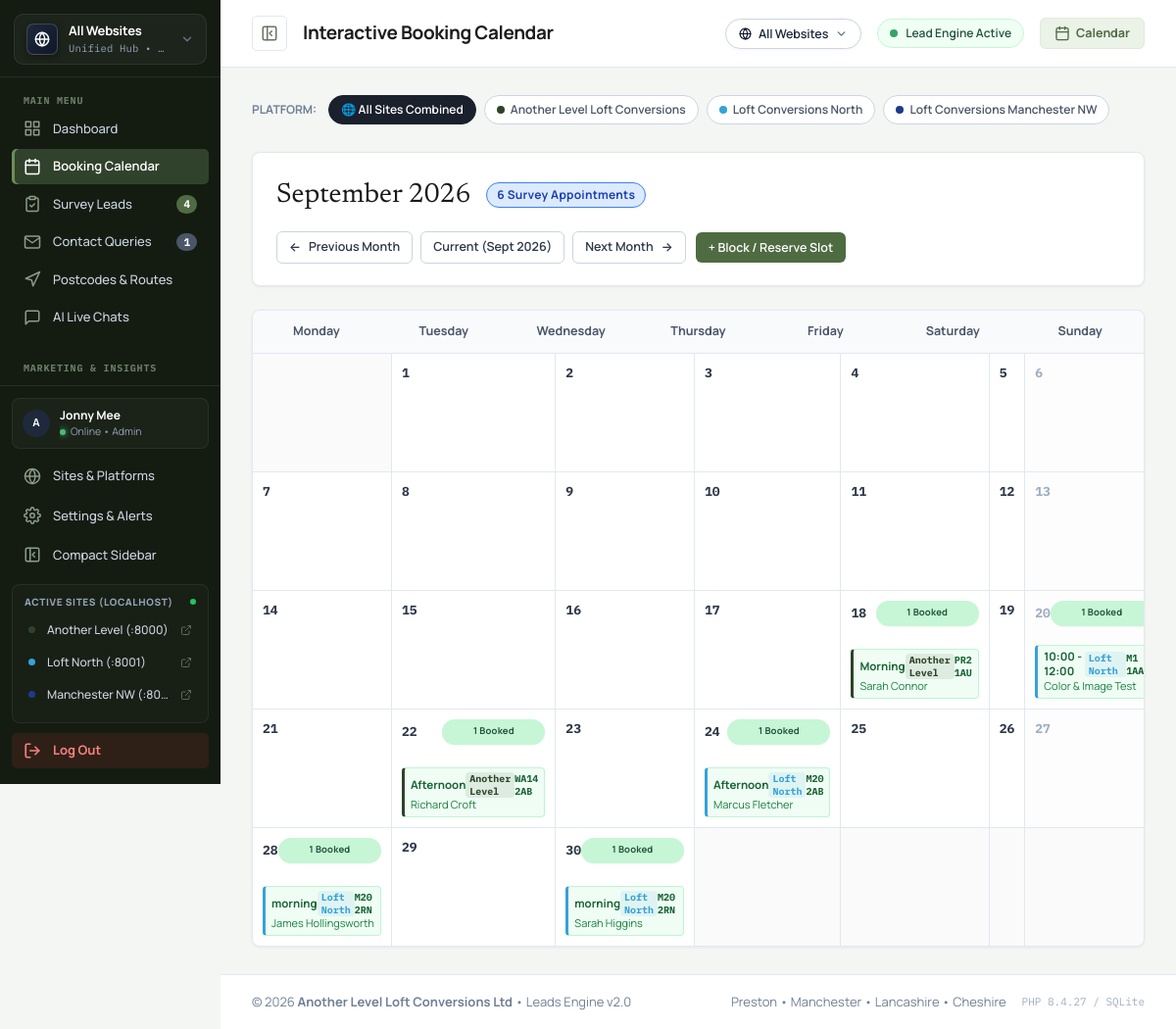
The page /panel/calendar.php (signed in) on the database its author committed.
### tables this page shows
CREATE TABLE sites (
                id INTEGER PRIMARY KEY AUTOINCREMENT,
                site_key TEXT UNIQUE NOT NULL,
                name TEXT NOT NULL,
                short_name TEXT NOT NULL,
                color TEXT NOT NULL,
                badge_bg TEXT NOT NULL,
                domain TEXT,
                phone TEXT,
                email TEXT,
                is_active INTEGER DEFAULT 1,
                created_at DATETIME DEFAULT CURRENT_TIMESTAMP
            );

CREATE TABLE bookings (
            id INTEGER PRIMARY KEY AUTOINCREMENT,
            reference_id TEXT UNIQUE NOT NULL,
            property_type TEXT,
            postcode TEXT,
            address TEXT,
            loft_height TEXT,
            preferred_date TEXT NOT NULL,
            preferred_slot TEXT NOT NULL,
            name TEXT NOT NULL,
            phone TEXT NOT NULL,
            email TEXT,
            status TEXT DEFAULT 'New',
            internal_notes TEXT,
            source_page TEXT,
            ip_address TEXT,
            device_type TEXT,
            browser TEXT,
            location_city TEXT,
            referrer TEXT,
            created_at DATETIME DEFAULT CURRENT_TIMESTAMP,
            updated_at DATETIME DEFAULT CURRENT_TIMESTAMP
        , site_id INTEGER DEFAULT 1);

### panel/calendar.php (the view, shortened to what the rows shown need)
<?php
require_once __DIR__ . '/includes/auth.php';
require_once __DIR__ . '/includes/sites.php';
$siteFilter = buildSiteFilterSql('site_id', 'AND');
$selectedYear  = isset($_GET['year']) ? (int)$_GET['year'] : 2026;
$selectedMonth = isset($_GET['month']) ? (int)$_GET['month'] : 9;
$monthStr = sprintf('%04d-%02d', $selectedYear, $selectedMonth);
$monthName = date('F Y', strtotime("{$selectedYear}-{$selectedMonth}-01"));
$calSql = "
    SELECT * FROM bookings
    WHERE preferred_date LIKE ?
      AND LOWER(status) NOT IN ('cancelled', 'lost', 'spam')
      " . $siteFilter['clause'] . "
    ORDER BY preferred_date ASC, preferred_slot ASC
";
$stmt = $db->prepare($calSql);
$calParams = array_merge(["{$monthStr}%"], $siteFilter['params']);
$stmt->execute($calParams);
$monthBookings = $stmt->fetchAll(PDO::FETCH_ASSOC);
$bookingsByDate = [];
foreach ($monthBookings as $b) {
    $d = $b['preferred_date'];
    if (!isset($bookingsByDate[$d])) {
        $bookingsByDate[$d] = [];
    }
    $bookingsByDate[$d][] = $b;
}
$daysInMonth = cal_days_in_month(CAL_GREGORIAN, $selectedMonth, $selectedYear);
$pageTitle = "Interactive Booking Calendar";
require_once __DIR__ . '/includes/header.php';
?>
<div class="calendar-admin-wrap">
  <div class="site-tabs-bar" style="display:flex;align-items:center;gap:8px;overflow-x:auto;padding-bottom:12px;margin-bottom:16px">
    <?php foreach (getAllSites() as $st): $isActiveSt = (!$isAllSites && $activeSite && $activeSite['id'] == $st['id']); ?>
      <a href="?switch_site=<?php echo $st['id']; ?>&year=<?php echo $selectedYear; ?>&month=<?php echo $selectedMonth; ?>" class="site-tab-pill <?php echo $isActiveSt ? 'active' : ''; ?>" style="text-decoration:none;padding:5px 12px;border-radius:20px;font-size:12px;font-weight:600;display:inline-flex;align-items:center;gap:6px;border:1px solid <?php echo $isActiveSt ? $st['color'] : '#CBD5E1'; ?>;background:<?php echo $isActiveSt ? $st['color'] : '#FFFFFF'; ?>;color:<?php echo $isActiveSt ? '#FFFFFF' : '#4A5568'; ?>">
        <span style="width:8px;height:8px;border-radius:50%;background:<?php echo $isActiveSt ? '#FFFFFF' : $st['color']; ?>;display:inline-block"></span>
        <span><?php echo htmlspecialchars($st['name']); ?></span>
      </a>
    <?php endforeach; ?>
  </div>
  <div class="panel-card calendar-header-card">
    <div class="calendar-header-flex">
      <div class="calendar-title-box">
        <h2 class="calendar-month-title">
          <?php echo htmlspecialchars($monthName); ?>
        </h2>
      </div>
    </div>
  </div>
  <div class="panel-card calendar-grid-card">
    <div class="calendar-days-grid">
      <?php
      for ($day = 1; $day <= $daysInMonth; $day++) {
          $dateFormatted = sprintf('%04d-%02d-%02d', $selectedYear, $selectedMonth, $day);
          $dayOfWeek = (int)date('N', strtotime($dateFormatted));
          $isSunday = ($dayOfWeek === 7);
          $dayBookings = $bookingsByDate[$dateFormatted] ?? [];
          $slotCount = count($dayBookings);
          $isFull = ($slotCount >= 3);
          ?>
          <div
            class="cal-day-cell <?php echo $isSunday ? 'cal-day-sunday' : ''; ?> <?php echo $slotCount > 0 ? 'has-bookings' : ''; ?>"
            <?php if ($slotCount > 0): ?>
            onclick="handleDayCellClick(<?php echo htmlspecialchars(json_encode($dayBookings)); ?>)"
            title="<?php echo $slotCount; ?> appointment(s) - Click to view details"
            <?php endif; ?>
          >
            <div class="cal-day-top">
              <span class="cal-day-number">
                <?php echo $day; ?>
              </span>
              <?php if ($isFull): ?>
                <span class="badge cal-badge-full">FULL</span>
              <?php elseif ($slotCount > 0): ?>
                <span class="badge cal-badge-booked">
                  <span class="booked-full"><?php echo $slotCount; ?> booked</span>
                </span>
              <?php endif; ?>
            </div>
            <div class="cal-bookings-list">
              <?php foreach ($dayBookings as $bk): ?>
                <?php
                  $bSiteId = (int)($bk['site_id'] ?? 1);
                  $bSite = getSiteById($bSiteId);
                  $bColor = $bSite ? $bSite['color'] : '#2D4428';
                  $bShort = $bSite ? $bSite['short_name'] : 'AL';
                ?>
                <div
                  class="cal-lead-pill"
                  style="border-left: 3.5px solid <?php echo htmlspecialchars($bColor); ?>"
                  onclick="event.stopPropagation(); viewBookingDetails(<?php echo htmlspecialchars(json_encode($bk)); ?>)"
                  title="<?php echo htmlspecialchars($bSite ? $bSite['name'] : 'Site'); ?> - <?php echo htmlspecialchars($bk['name']); ?>"
                >
                  <div class="cal-lead-slot-row">
                    <span class="cal-lead-slot"><?php echo htmlspecialchars($bk['preferred_slot']); ?></span>
                    <span class="mono-badge" style="font-size:10px;padding:0 4px;background:<?php echo htmlspecialchars($bColor); ?>18;color:<?php echo htmlspecialchars($bColor); ?>;border-color:<?php echo htmlspecialchars($bColor); ?>40;font-weight:700"><?php echo htmlspecialchars($bShort); ?></span>
                    <span class="cal-lead-postcode"><?php echo htmlspecialchars($bk['postcode']); ?></span>
                  </div>
                  <div class="cal-lead-name">
                    <?php echo htmlspecialchars($bk['name']); ?>
                  </div>
                </div>
              <?php endforeach; ?>
            </div>
          </div>
          <?php
      }
      ?>
    </div>
  </div>
</div>
<?php require_once __DIR__ . '/includes/footer.php'; ?>

### panel/includes/header.php (shortened to what the rows shown need)
<?php
require_once __DIR__ . '/auth.php';
require_once __DIR__ . '/sites.php';
$currentUser = getCurrentUser();
$allSitesList = getAllSites();
$isAllSites = isAllSitesMode();
?>
<!DOCTYPE html>
<html lang="en">
<head>
  <link rel="stylesheet" href="css/panel.css?v=<?php echo time(); ?>">
</head>
<body class="panel-body">
<div class="panel-wrapper">
  <aside class="panel-sidebar" id="panelSidebar">
    <div class="sidebar-footer">
      <div class="sidebar-user-mini" style="display:flex;align-items:center;gap:10px;padding:8px 10px;margin-bottom:8px;border-radius:8px;background:rgba(255,255,255,0.03);border:1px solid rgba(255,255,255,0.06);">
        <div class="user-avatar" style="width:28px;height:28px;font-size:11px;background:#1E293B;color:#FFFFFF;border-radius:50%;display:flex;align-items:center;justify-content:center;font-weight:700;flex-shrink:0;">
          <?php echo strtoupper(substr($currentUser['username'] ?? 'J', 0, 1)); ?>
        </div>
        <div style="flex:1;min-width:0;overflow:hidden">
          <div style="font-size:12px;font-weight:700;color:#FFFFFF;white-space:nowrap;overflow:hidden;text-overflow:ellipsis">
            <?php echo htmlspecialchars($currentUser['full_name'] ?? 'Jonny Mee'); ?>
          </div>
          <div style="font-size:10.5px;color:#94A3B8;display:flex;align-items:center;gap:5px">
            <span class="status-dot-green"></span> Online &bull; Admin
          </div>
        </div>
      </div>
      <div class="sidebar-live-sites-wrap" style="margin: 8px 0 4px; padding: 10px 8px; border-radius: 8px; background: rgba(255,255,255,0.02); border: 1px solid rgba(255,255,255,0.06);">
        <?php foreach ($allSitesList as $sItem):
          $sPort = 8000 + ((int)$sItem['id'] - 1);
          $sUrl = getSitePageUrl($sItem['id'], '/');
        ?>
          <a href="<?php echo htmlspecialchars($sUrl); ?>" target="_blank" rel="noopener" class="nav-link" title="Open <?php echo htmlspecialchars($sItem['name']); ?> (Port <?php echo $sPort; ?>)" style="color:#CBD5E1;font-size:12px;padding:6px 8px;margin-bottom:3px">
            <span style="width:7px;height:7px;border-radius:50%;background:<?php echo htmlspecialchars($sItem['color']); ?>;display:inline-block;flex-shrink:0;"></span>
            <span style="overflow:hidden;text-overflow:ellipsis;white-space:nowrap;flex:1"><?php echo htmlspecialchars($sItem['short_name']); ?> (:<?php echo $sPort; ?>)</span>
            <svg viewBox="0 0 24 24" width="12" height="12" fill="none" stroke="currentColor" stroke-width="2" style="opacity:0.6"><path d="M18 13v6a2 2 0 0 1-2 2H5a2 2 0 0 1-2-2V8a2 2 0 0 1 2-2h6"></path><polyline points="15 3 21 3 21 9"></polyline><line x1="10" y1="14" x2="21" y2="3"></line></svg>
          </a>
        <?php endforeach; ?>
      </div>
    </div>
  </aside>
  <div class="panel-main">
    <header class="panel-topbar">
      <div class="topbar-left">
        <div class="mobile-topbar-brand">
          <div>
            <h1 class="topbar-title">
              <span class="topbar-title-full"><?php echo htmlspecialchars($pageTitle); ?></span>
            </h1>
          </div>
        </div>
      </div>
    </header>
    <main class="panel-content">

### rows shown on the page
sites: short_name "Another Level", id "8000", name "Another Level Loft Conversions"
sites: short_name "Loft North", id "8001", name "Loft Conversions North"
sites: short_name "Manchester NW", id "80…", name "Loft Conversions Manchester NW"
bookings: preferred_slot "Morning", site.short_name "Another Level", postcode "PR2 1AU", name "Sarah Connor"
bookings: preferred_slot "10:00 - 12:00", site.short_name "Loft North", postcode "M1 1AA", name "Color & Image Test"
bookings: preferred_slot "Afternoon", site.short_name "Another Level", postcode "WA14 2AB", name "Richard Croft"
bookings: preferred_slot "Afternoon", site.short_name "Loft North", postcode "M20 2AB", name "Marcus Fletcher"
bookings: preferred_slot "morning", site.short_name "Loft North", postcode "M20 2RN", name "James Hollingsworth"
bookings: preferred_slot "morning", site.short_name "Loft North", postcode "M20 2RN", name "Sarah Higgins"

### other values the page prints
$newBookingsCount "4"
$newContactsCount "1"
substr($currentUser['username'] ?? 'J', 0, 1) "A"
$currentUser['full_name'] "Jonny Mee"
$pageTitle "Interactive Booking Calendar"
$monthName "September 2026"
count($monthBookings) "6"
$slotCount "1"
phpversion() "8.4.27"
